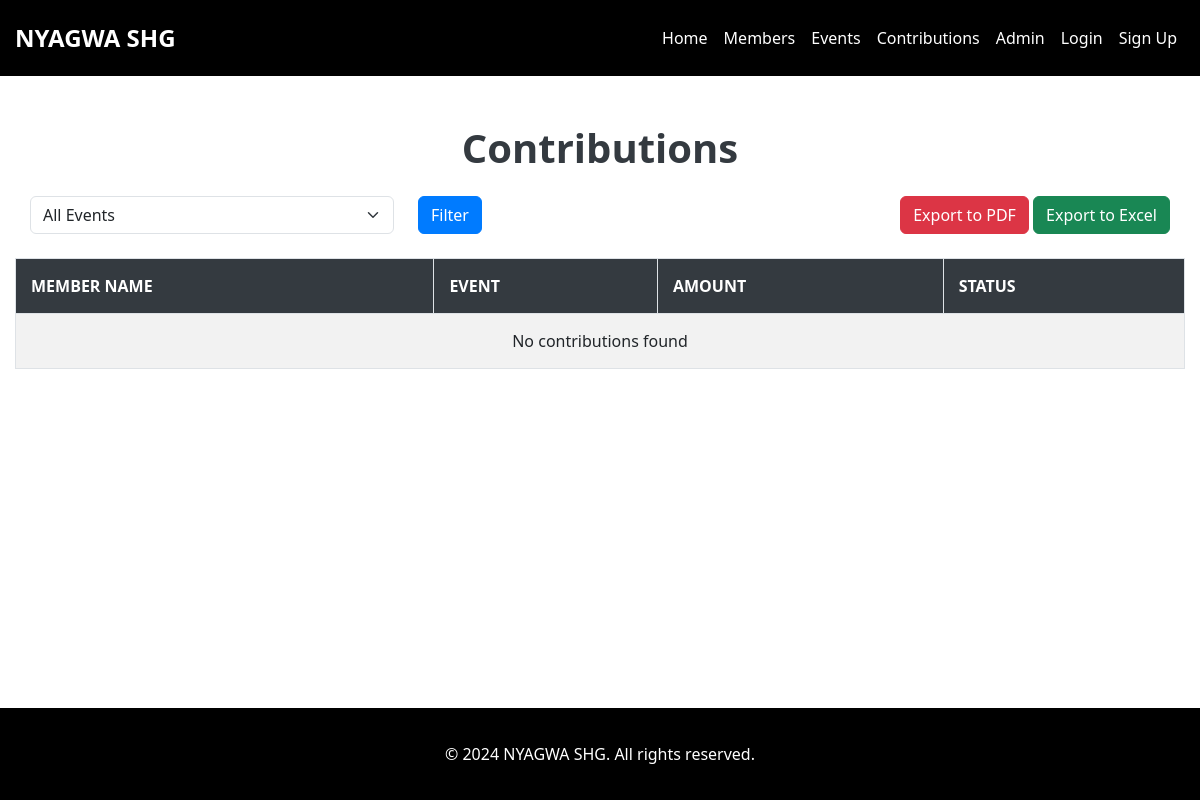
Before: /contributions/ with the older database file.
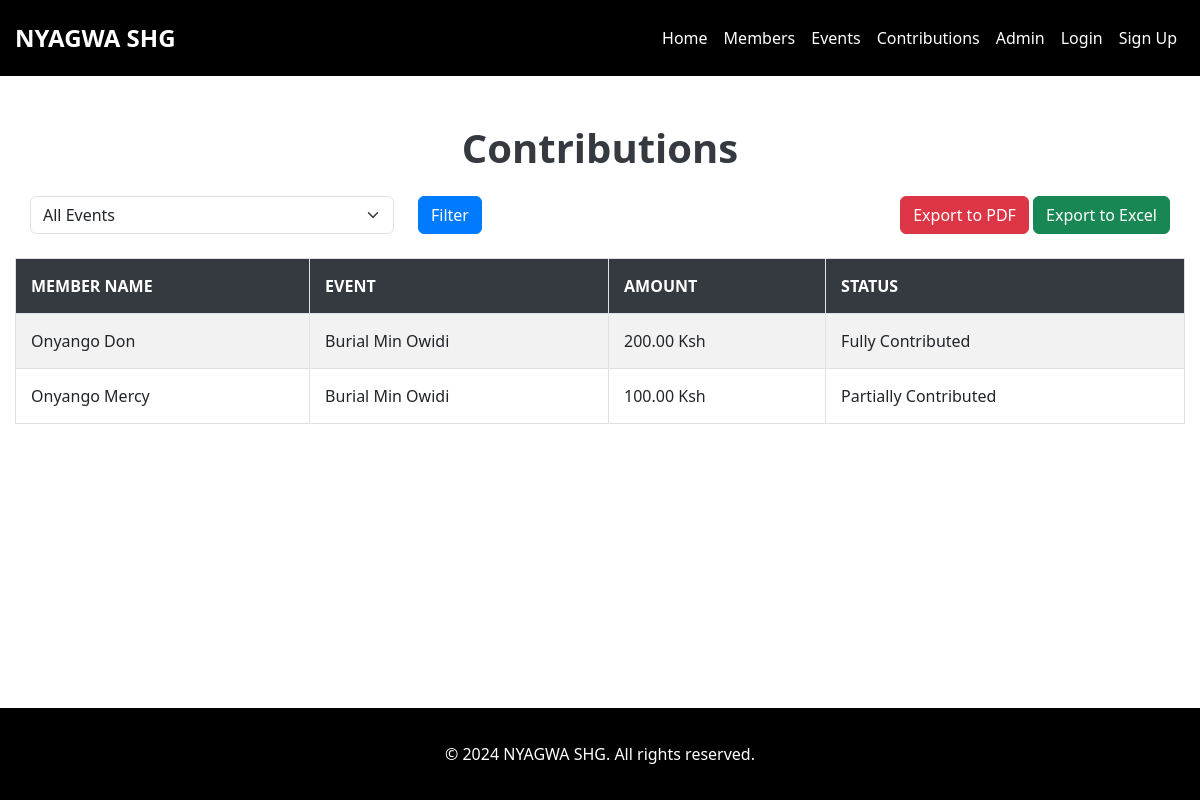
After: the same page with the newer database file.
### members/models.py (models this page shows, shortened)
class Contribution(models.Model):
    member = models.ForeignKey(Member, related_name='contributions', on_delete=models.CASCADE)
    event = models.ForeignKey(Event, related_name='contributions', on_delete=models.CASCADE)
    amount = models.DecimalField(max_digits=10, decimal_places=2)
    @property
    def category(self):
        if self.amount >= self.event.required_amount:
            return 'Fully Contributed'
        elif 0 < self.amount < self.event.required_amount:
            return 'Partially Contributed'
        else:
            return 'No Contribution'

class Member(models.Model):
    surname = models.CharField(max_length=100)
    first_name = models.CharField(max_length=100)
    last_name = models.CharField(max_length=100)
    phone_number = models.CharField(max_length=15)
    birthdate = models.DateField(null=True, blank=True)
    email = models.EmailField(null=True, blank=True)
    location_type = models.CharField(
        max_length=10,
        choices=[('village', 'Village'), ('town', 'Town')],
        default='Unknown'
    )
    town_name = models.CharField(max_length=100, null=True, blank=True)
    has_children = models.BooleanField(null=True, blank=True)
    number_of_children = models.PositiveIntegerField(null=True, blank=True)
    date_of_registration = models.DateField(default=date.today, editable=False, null=True)
    def age(self):
        if self.birthdate:
            today = date.today()
            return today.year - self.birthdate.year - ((today.month, today.day) < (self.birthdate.month, self.birthdate.day))
        return None
    age.short_description = 'Age'  # This gives a name to the column in the admin

class Event(models.Model):
    name = models.CharField(max_length=200)
    date = models.DateField()
    required_amount = models.DecimalField(max_digits=10, decimal_places=2, default=200.00)

### members/views.py (the view)
# urls.py: path('contributions/', views.contributions_page, name='contributions_page'),
def contributions_page(request):
    selected_event = request.GET.get('event')
    events = Event.objects.all()
    if selected_event:
        contributions = Contribution.objects.filter(event__name=selected_event)
    else:
        contributions = Contribution.objects.all()
    context = {
        'contributions': contributions,
        'events': events,
        'selected_event': selected_event,
    }
    return render(request, 'contributions_page.html', context)

### members/templates/contributions_page.html (shortened to what this page needs)
{% extends 'base.html' %}
{% block content %}
<h1 class="text-center mb-4">Contributions</h1>
<div class="container mb-4">
    <form method="get">
        <div class="row">
            <div class="col-md-4">
                <select name="event" class="form-select" onchange="this.form.submit()">
                    <option value="">All Events</option>
                </select>
            </div>
            <div class="col-md-2">
                <button type="submit" class="btn btn-primary">Filter</button>
            </div>
            <div class="col-md-6 text-end">
                <a href="{% url 'export_contributions_pdf' %}?event={{ selected_event }}" class="btn btn-danger">Export to PDF</a>
                <a href="{% url 'export_contributions_excel' %}?event={{ selected_event }}" class="btn btn-success">Export to Excel</a>
            </div>
        </div>
    </form>
</div>
<div class="table-responsive">
    <table class="table table-striped table-bordered">
        <thead class="thead-dark">
            <tr>
                <th scope="col">Member Name</th>
                <th scope="col">Event</th>
                <th scope="col">Amount</th>
                <th scope="col">Status</th>
            </tr>
        </thead>
        <tbody>
            {% for contribution in contributions %}
            <tr>
                <td>{{ contribution.member.surname }} {{ contribution.member.first_name }}</td>
                <td>{{ contribution.event.name }}</td>
                <td>{{ contribution.amount }} Ksh</td>
                <td>{{ contribution.category }}</td>
            </tr>
            {% empty %}
            <tr>
                <td colspan="4" class="text-center">No contributions found</td>
            </tr>
            {% endfor %}
        </tbody>
    </table>
</div>
{% endblock %}

Changed rows visible on the page:
added Contribution: member.surname "Onyango", member.first_name "Don", event.name "Burial Min Owidi", amount "200.00", category "Fully Contributed"
added Contribution: member.surname "Onyango", member.first_name "Mercy", event.name "Burial Min Owidi", amount "100.00", category "Partially Contributed"
Other visible differences:
text no longer shown: "No contributions found"
